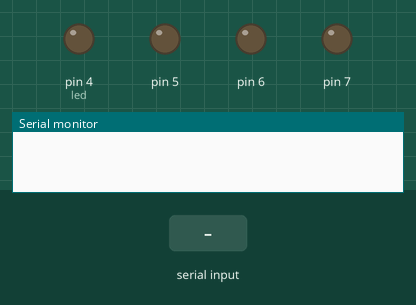
This sketch was run on a simulated Arduino Uno, built with avr-gcc and run on an emulated ATmega328P. Parts: output pins drawn as LEDs (lit = HIGH), the last lines printed to the serial monitor. The inputs (shaded band) are chosen by the test bench.

Above: at 1.2 s.
1.3 s: "1" received over Serial
At 2.1 s:
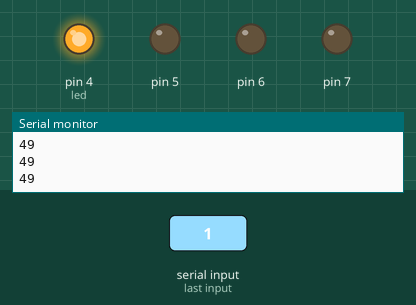
2.8 s: "2" received over Serial
At 3.4 s:
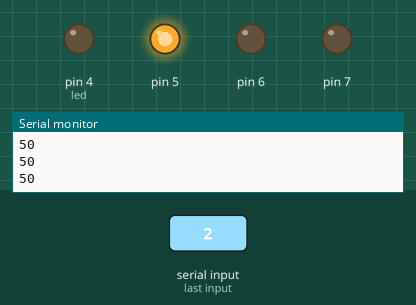
4.3 s: "3" received over Serial
At 4.6 s:
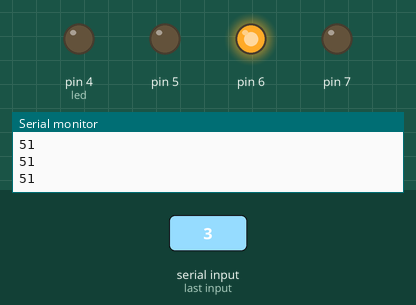
5.8 s: "4" received over Serial
At 6.9 s:
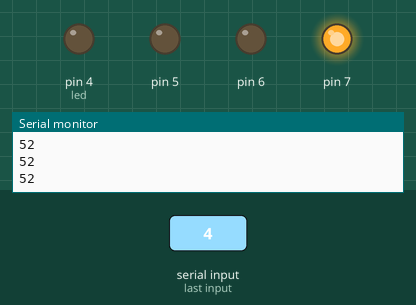
7.3 s: "5" received over Serial
At 8.1 s:
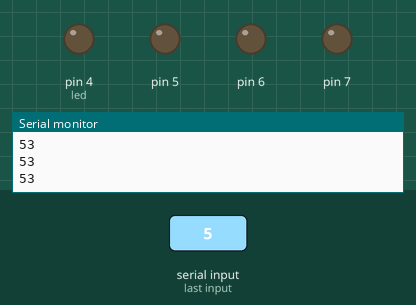
Timing chart, 0 to 9.8 s (numbered marks = the images above; inputs shaded):
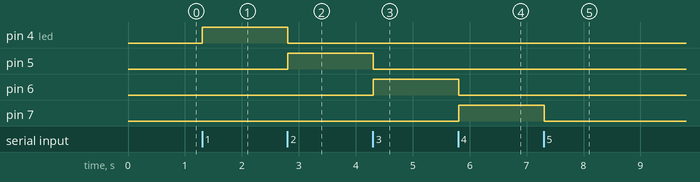

The sketch:

Control_de_LED_por_BT.ino
```cpp
int dato=0;  //Variable que albergara el dato que nos envíe el programa "Maestro" pormedio del bluetooth
int led = 4;

void setup() {

  Serial.begin(9600);   //Inicializamos el monitor serial a 9600 baudios
  pinMode(led,OUTPUT);     //Pines digitales para la conexion de LED
  pinMode(5,OUTPUT);
  pinMode(6,OUTPUT);
  pinMode(7,OUTPUT);
}


void loop(){

  if( Serial.available())   //Preguntamos si la recepcion de datos por el monitor serial esta disponible
  {
    dato = Serial.read();    //Se lee el valor recibido en el monitor serial y se le asigna el mismo a la variable "dato"
  }
    if(dato == '1')         // Si ese valor, es igual a "1"...
    {
      Serial.println(dato);    //Se imprime el dato
      digitalWrite(4,HIGH);    //se alimenta el led colocado a la izquierda de la conexion que indica el giro a la izquierda
      digitalWrite(5,LOW);
      digitalWrite(6,LOW);
      digitalWrite(7,LOW);

    }
    if(dato == '2')
    {
      Serial.println(dato);
      digitalWrite(4,LOW);
      digitalWrite(5,HIGH);
      digitalWrite(6,LOW);
      digitalWrite(7,LOW);

    }
    if(dato == '3')
    {
      Serial.println(dato);
      digitalWrite(4,LOW);
      digitalWrite(5,LOW);
      digitalWrite(6,HIGH);
      digitalWrite(7,LOW);

    }
    if(dato == '4')
    {
      Serial.println(dato);
      digitalWrite(4,LOW);
      digitalWrite(5,LOW);
      digitalWrite(6,LOW);
      digitalWrite(7,HIGH);

    }
    if(dato == '5')
    {
      Serial.println(dato);
      digitalWrite(4,LOW);
      digitalWrite(5,LOW);
      digitalWrite(6,LOW);
      digitalWrite(7,LOW);

    }

}
```

Measured:
- after the input at 1.3 s, pin 4 (led): LOW → HIGH at once
- after the input at 2.8 s, pin 4 (led): HIGH → LOW at once; pin 5: LOW → HIGH at once
- after the input at 4.3 s, pin 5: HIGH → LOW at once; pin 6: LOW → HIGH at once
- after the input at 5.8 s, pin 6: HIGH → LOW at once; pin 7: LOW → HIGH at once
- after the input at 7.3 s, pin 7: HIGH → LOW at once
